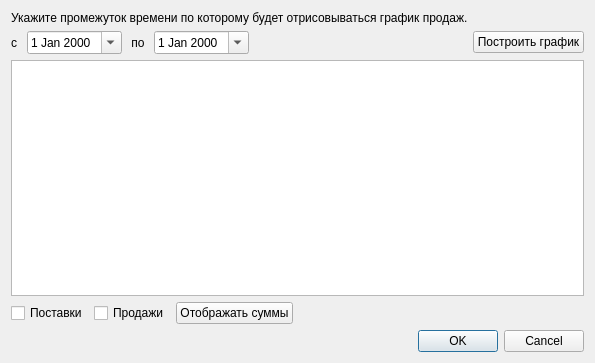
<?xml version="1.0" encoding="UTF-8"?>
<ui version="4.0">
 <class>SalesPlotDialog</class>
 <widget class="QDialog" name="SalesPlotDialog">
  <property name="geometry">
   <rect>
    <x>0</x>
    <y>0</y>
    <width>595</width>
    <height>363</height>
   </rect>
  </property>
  <layout class="QVBoxLayout" name="verticalLayout">
   <item>
    <widget class="QLabel" name="lblInfo">
     <property name="text">
      <string>Укажите промежуток времени по которому будет отрисовываться график продаж.</string>
     </property>
    </widget>
   </item>
   <item>
    <layout class="QHBoxLayout" name="ltDates">
     <item>
      <widget class="QLabel" name="lblFrom">
       <property name="text">
        <string>с </string>
       </property>
      </widget>
     </item>
     <item>
      <widget class="QDateEdit" name="deFrom">
       <property name="calendarPopup">
        <bool>true</bool>
       </property>
      </widget>
     </item>
     <item>
      <widget class="QLabel" name="lblTo">
       <property name="text">
        <string> по </string>
       </property>
      </widget>
     </item>
     <item>
      <widget class="QDateEdit" name="deTo">
       <property name="calendarPopup">
        <bool>true</bool>
       </property>
      </widget>
     </item>
     <item>
      <spacer name="spacer1">
       <property name="orientation">
        <enum>Qt::Horizontal</enum>
       </property>
       <property name="sizeHint" stdset="0">
        <size>
         <width>40</width>
         <height>20</height>
        </size>
       </property>
      </spacer>
     </item>
     <item>
      <widget class="QPushButton" name="btnPlot">
       <property name="text">
        <string>Построить график</string>
       </property>
      </widget>
     </item>
    </layout>
   </item>
   <item>
    <widget class="QGraphicsView" name="graphicsView"/>
   </item>
   <item>
    <layout class="QHBoxLayout" name="horizontalLayout">
     <item>
      <widget class="QCheckBox" name="chbDeliveries">
       <property name="text">
        <string>Поставки</string>
       </property>
      </widget>
     </item>
     <item>
      <widget class="QCheckBox" name="chbSales">
       <property name="text">
        <string>Продажи</string>
       </property>
      </widget>
     </item>
     <item>
      <widget class="QPushButton" name="btnShowSums">
       <property name="text">
        <string>Отображать суммы</string>
       </property>
       <property name="checkable">
        <bool>true</bool>
       </property>
       <property name="flat">
        <bool>false</bool>
       </property>
      </widget>
     </item>
     <item>
      <spacer name="horizontalSpacer">
       <property name="orientation">
        <enum>Qt::Horizontal</enum>
       </property>
       <property name="sizeHint" stdset="0">
        <size>
         <width>40</width>
         <height>20</height>
        </size>
       </property>
      </spacer>
     </item>
    </layout>
   </item>
   <item>
    <widget class="QDialogButtonBox" name="btnBox">
     <property name="orientation">
      <enum>Qt::Horizontal</enum>
     </property>
     <property name="standardButtons">
      <set>QDialogButtonBox::Cancel|QDialogButtonBox::Ok</set>
     </property>
    </widget>
   </item>
  </layout>
 </widget>
 <resources/>
 <connections>
  <connection>
   <sender>btnBox</sender>
   <signal>accepted()</signal>
   <receiver>SalesPlotDialog</receiver>
   <slot>accept()</slot>
   <hints>
    <hint type="sourcelabel">
     <x>248</x>
     <y>254</y>
    </hint>
    <hint type="destinationlabel">
     <x>157</x>
     <y>274</y>
    </hint>
   </hints>
  </connection>
  <connection>
   <sender>btnBox</sender>
   <signal>rejected()</signal>
   <receiver>SalesPlotDialog</receiver>
   <slot>reject()</slot>
   <hints>
    <hint type="sourcelabel">
     <x>316</x>
     <y>260</y>
    </hint>
    <hint type="destinationlabel">
     <x>286</x>
     <y>274</y>
    </hint>
   </hints>
  </connection>
 </connections>
</ui>
